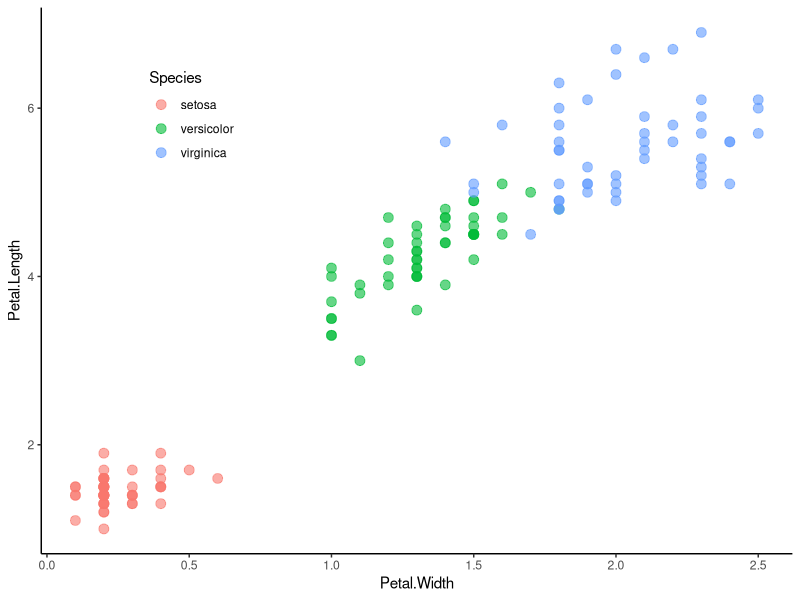
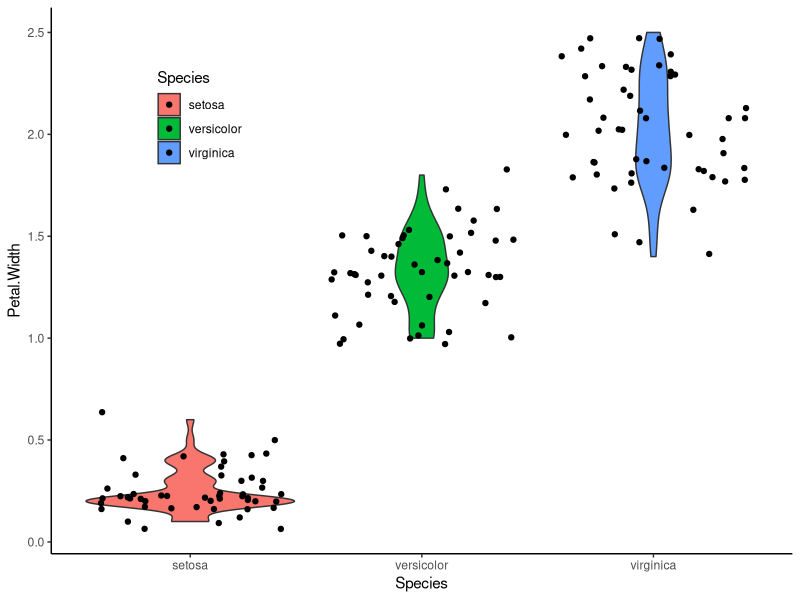

These charts were generated, in order, by the following R code:
## ---- chunk 1
# Loading required packages for this tutorial
library(ggplot2)
library(dplyr)
library(class)
library(gridExtra)
# install.packages("gmodels")
library(gmodels)
library(magrittr)

# Load iris dataset, then view structure
iris.data <- iris %T>%
  str()
## ---- chunk 2
# Scatter plot visualising petal width and length grouped by species
(scatter <- ggplot(iris.data,
                  aes(x = Petal.Width,
                      y = Petal.Length,
                      color = Species)) +
  geom_point(size = 3, alpha = 0.6) +
  theme_classic() +
  theme(legend.position = c(0.2, 0.8)) )


# Boxplot visualising variation in petal width between species
(boxplot <- ggplot(iris.data,
                  aes(x = Species,
                      y = Petal.Width,
                      fill = Species)) +
  geom_violin() +
  geom_jitter(color = "black") +
  theme_classic() +
  theme(legend.position = c(0.2, 0.8)))


## ---- chunk 3
# Build a normalisation function
normalise <- function(x) {
  num <- x - min(x)
  denom <- max(x) - min(x)
  return (num/denom)
}

# normalize dataset
iris.norm <- as.data.frame(lapply(iris[1:4], normalise))
## ---- chunk 4
# Randomly generate our training and test samples and their respective labels/classes

# the 'sample' function generates a random sample of the specified size from the data set or elements.
# Also note that we also use the set.seed function to ensure that we always generate the same random data sample

set.seed(1234)

# Randomly generating our training and test samples with a respective ratio of 2/3 and 1/3
# Selects 1/3 rows to be in test sample (2), 2/3 rows to be in training sample (1)
datasample <- sample(2,
                     nrow(iris.norm),
                     replace = TRUE, 
                     prob = c(0.67, 0.33))

# Generate training set
iris.training <- iris.norm %>%
  dplyr::filter(datasample == 1)

# Generate test set 
iris.test <- iris.norm %>%
  dplyr::filter(datasample == 2)

# Generate training labels
irisTraining.labels <- iris[datasample == 1, 5]

# Generate test labels
irisTest.labels <- iris[datasample == 2, 5]
## ---- chunk 5
iris.knn <- knn(train = iris.training,
                test = iris.test, 
                cl = irisTraining.labels, 
                k = 3)
## ---- chunk 6
# creating a dataframe from known (true) test labels
test.labels <- data.frame(irisTest.labels)

# combining predicted and known species classes
class.comparison <- data.frame(iris.knn, test.labels)

# giving appropriate column names
names(class.comparison) <- c("Predicted Species", 
                             "Observed Species")

# inspect the class.comparison table to see if our predicted species align with our observed species
class.comparison
## ---- chunk 7
CrossTable(x = irisTest.labels,
           y = iris.knn, 
           prop.chisq = FALSE)
## ---- chunk 8
# change k from 3 to 5
iris.knn2 <- knn(train = iris.training,
                test = iris.test, 
                cl = irisTraining.labels, 
                k = 5)
## ---- chunk 9
# combining predicted and known species classes
class.comparison2 <- data.frame(iris.knn2,
                                test.labels)

# giving appropriate column names
names(class.comparison2) <- c("Predicted Species", 
                             "Observed Species")

# inspect the class.comparison table to see if our predicted species align with our observed species
class.comparison2

# look at contingency table
CrossTable(x = irisTest.labels,
           y = iris.knn2, 
           prop.chisq = FALSE)
